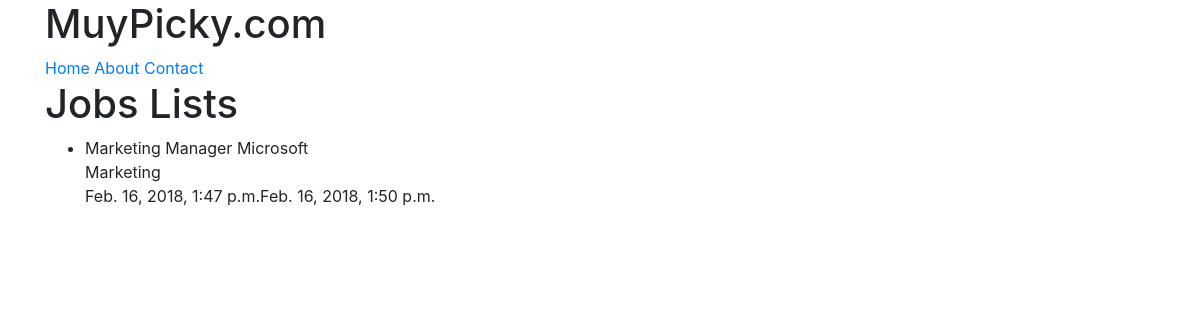
The app's page /jobs/, older data.
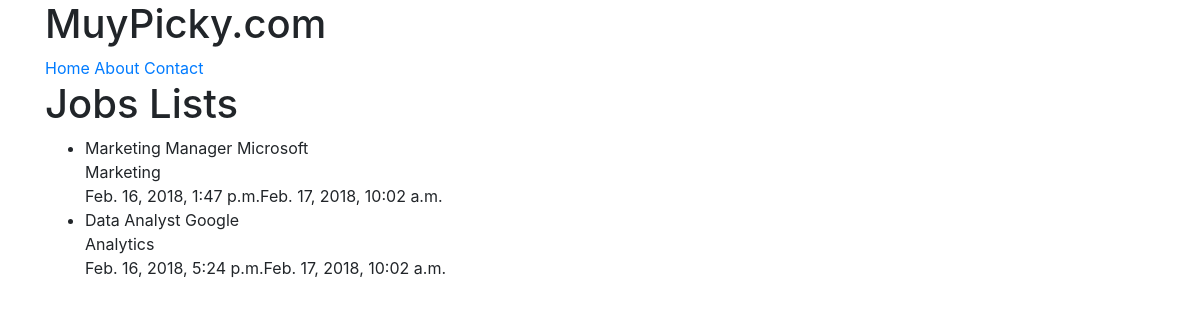
The same page, newer data.
### jobs/models.py (models this page shows)
class JobInfo(models.Model):
    JobTitle        = models.CharField(max_length=120)
    Company         = models.CharField(max_length=120, null=True, blank=True)
    Logo            = models.CharField(max_length=120, null=True, blank=True)
    Category        = models.CharField(max_length=120, null=True, blank=True)
    DeadLine        = models.CharField(max_length=120, null=True, blank=True)
    VideoLink       = models.CharField(max_length=120, null=True, blank=True)
    JobDescription  = models.CharField(max_length=500, null=True, blank=True)
    JobRequirements = models.CharField(max_length=500, null=True, blank=True)
    Career          = models.CharField(max_length=500, null=True, blank=True)
    InterviewExp    = models.CharField(max_length=500, null=True, blank=True)
    Timestamp       = models.DateTimeField(auto_now_add=True) # first created
    Updated         = models.DateTimeField(auto_now=True)     # last updated

### jobs/views.py (the view)
# urls.py: url(r'^jobs/$', JobListView.as_view()),
class JobListView(ListView):
    def get_queryset(self):
        print(self.kwargs)
        slug = self.kwargs.get("slug")
        if slug:
            queryset = JobInfo.objects.filter(
                Q(Category__iexact=slug) | Q(Category__icontains=slug) |
                Q(Company__iexact=slug)  | Q(Company__icontains=slug)  |
                Q(JobTitle__iexact=slug) | Q(JobTitle__icontains=slug)
            )
        else:
            queryset = JobInfo.objects.all()
        return queryset

### jobs/templates/jobs/jobinfo_list.html (shortened to what this page needs)
{% extends "base.html"%}
{% block content %}
<h1>Jobs Lists</h1>
<ul>
  {% for obj in object_list %}
  <li>{{ obj.JobTitle }} {{ obj.Company }} <br> {{ obj.Category }} <br> {{ obj.Timestamp }}{{ obj.Updated }}</li>
  {% endfor %}
</ul>
{% endblock %}

### templates/base.html (shortened to what this page needs)
<!DOCTYPE html>
<html lang=en>
    <head></head>
    {% include 'snippets/css.html' %}
    <body>
      {% include 'snippets/nav.html' %}
      <div class="container">
        {% block content %}{% endblock content %}
      </div>
    </body>
</html>

### templates/snippets/css.html (shortened to what this page needs)
<link rel="stylesheet" href="https://maxcdn.bootstrapcdn.com/bootstrap/4.0.0-beta.3/css/bootstrap.min.css">
<link rel="stylesheet" href="https://maxcdn.bootstrapcdn.com/font-awesome/4.7.0/css/font-awesome.min.css">

### templates/snippets/nav.html
<div class="container">
  <h1>MuyPicky.com</h1>
  <a href="/">Home</a>
  <a href="/about">About</a>
  <a href="/contact">Contact</a>
</div>

Row changes from the older to the newer data that the page shows:
computed for JobInfo "Marketing Manager": Updated "Feb. 16, 2018, 1:50 p.m." → "Feb. 17, 2018, 10:02 a.m."
added JobInfo: JobTitle "Data Analyst", Company "Google", Category "Analytics", Timestamp "Feb. 16, 2018, 5:24 p.m.", Updated "Feb. 17, 2018, 10:02 a.m."
